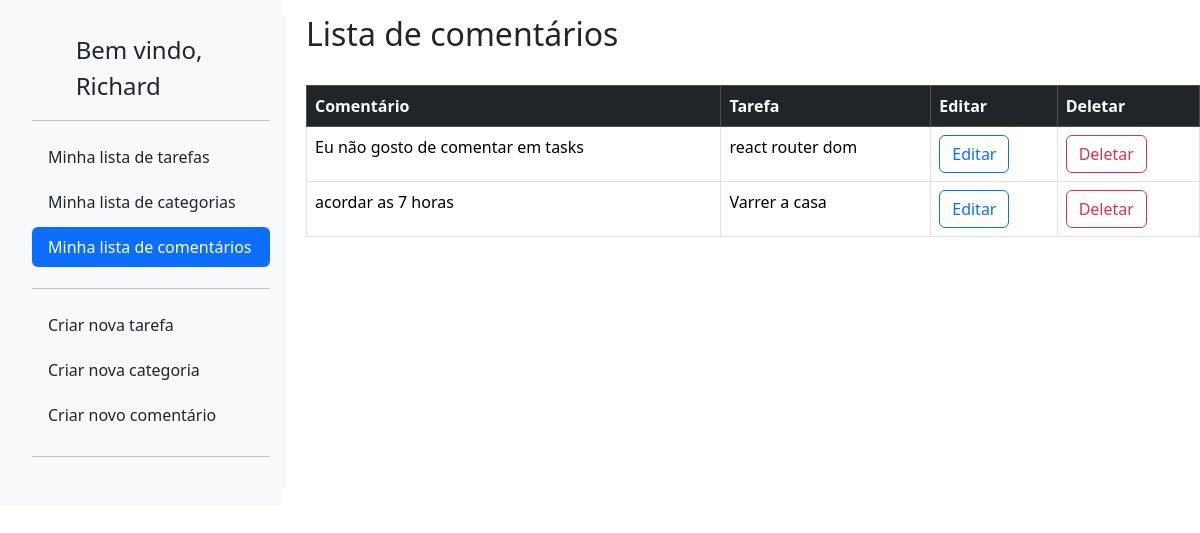
The page /comments/ (signed in) on the database as committed earlier.
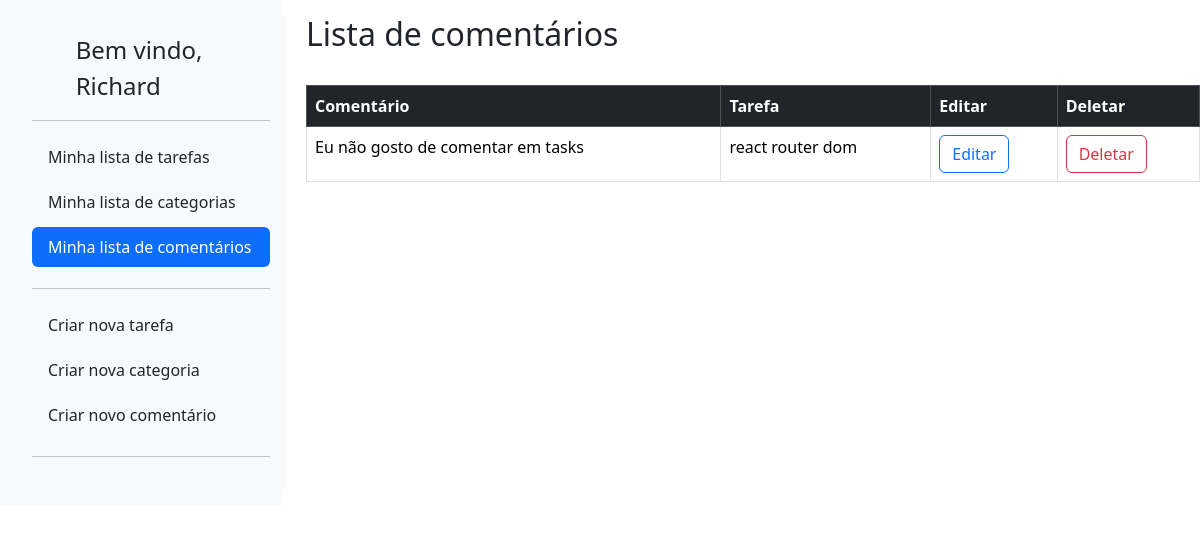
The same page on the database as committed later.
### lizetest/comments/models.py (models this page shows, shortened)
class Comment(BaseModel):
    comment = models.TextField(verbose_name="Comentário")
    task = models.ForeignKey(Task,on_delete=models.CASCADE,verbose_name="Tarefa")
    author = models.ForeignKey(User,on_delete=models.CASCADE,blank=True)

### lizetest/todo/models.py (models this page shows)
class Task(BaseModel):
    title = models.CharField(max_length=255,verbose_name="Título")
    description = models.TextField(verbose_name='Descrição')
    category = models.ForeignKey(Category, on_delete=models.CASCADE,verbose_name="Categoria")
    completion_date = models.DateTimeField(null=True, blank=True)
    completed = models.BooleanField(default=False)
    author = models.ForeignKey(User,on_delete=models.CASCADE,blank=True)
    def __str__(self):
        return self.title

### lizetest/comments/views.py (the view)
# urls.py: path('', CommentsListView.as_view(), name='comments_list'),
class CommentsListView(ListView,BaseViews):
    model = Comment
    template_name = 'comments_list.html'
    context_object_name = 'comments'
    def get_queryset(self):
        return Comment.objects.filter(author=self.request.user)
    def get_context_data(self, **kwargs):
        context = super().get_context_data(**kwargs)
        context['user'] = self.request.user.username
        return context

### lizetest/core/models.py (called while the page is built)
    def dispatch(self, request, *args, **kwargs):
        if not request.user.is_authenticated:
            return redirect('accounts:login')
        return super().dispatch(request, *args, **kwargs)

### lizetest/comments/templates/comments_list.html (shortened to what this page needs)
{% extends 'base.html' %}
  {% block content %}
  <div class="row">
    <div class="col-auto col-md-3">
      <div class="offcanvas-md offcanvas-start d-md-flex flex-column flex-shrink-0 p-3 bg-light" tabindex="-1" id="offcanvasSidebar" aria-labelledby="offcanvasSidebarLabel">
        {% include 'sidebar.html' %}
      </div>
    </div>
    <div class="col">
      <h2 style="padding-top: 15px;">Lista de comentários</h2><br>
      <table class="table table-bordered">
        <thead>
          <tr class="table-dark">
            <th scope="col">Comentário</th>
            <th scope="col">Tarefa</th>
            <th scope="col">Editar</th>
            <th scope="col">Deletar</th>
          </tr>
        </thead>
        <tbody>
          {% for comment in comments %}
          <tr>
            <td>{{comment.comment}}</td>
            <td>{{comment.task}}</td>
            <td>
              <a href="{% url 'comments:comments_edit' pk=comment.pk %}">
                <button type="button" class="btn btn-outline-primary">Editar</button>
              </a>
            </td>
            <td>
              <a href="{% url 'comments:comments_delete' pk=comment.pk %}">
              <button type="button" class="btn btn-outline-danger">Deletar</button>
            </a>
            </td>
          </tr>
          {% endfor %}
        </tbody>
      </table>
      {% endblock %}

Rows that differ between the two databases and show on the page:
removed Comment: comment "acordar as 7 horas", task "Varrer a casa"
